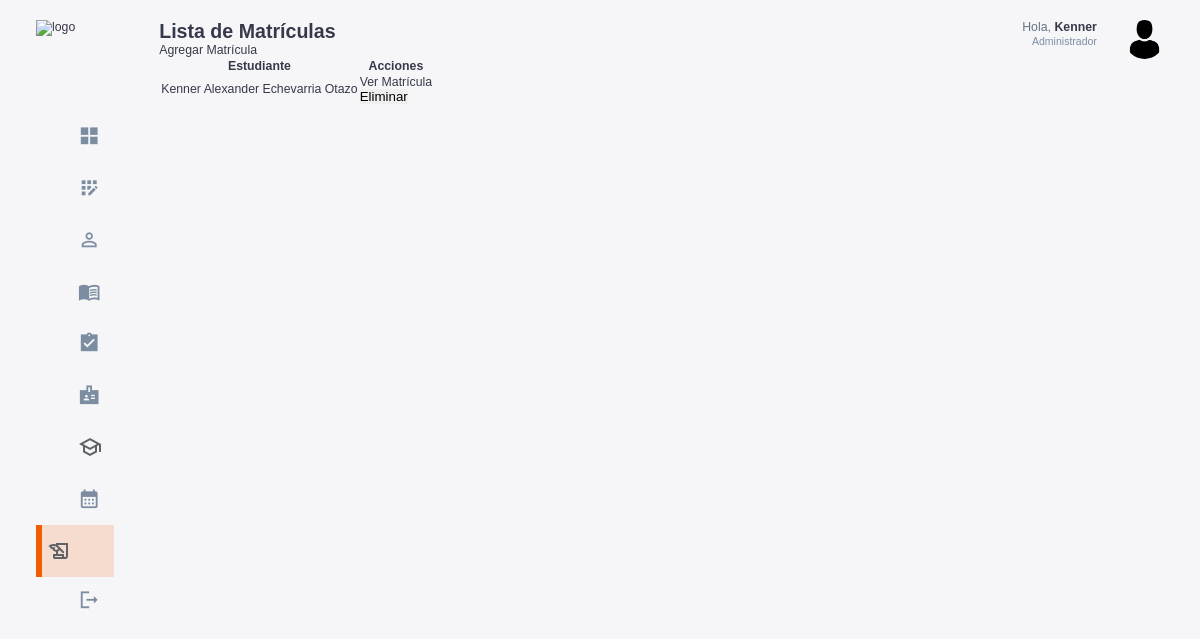
The page /matriculas/matriculas/ (signed in) on the database as committed earlier.
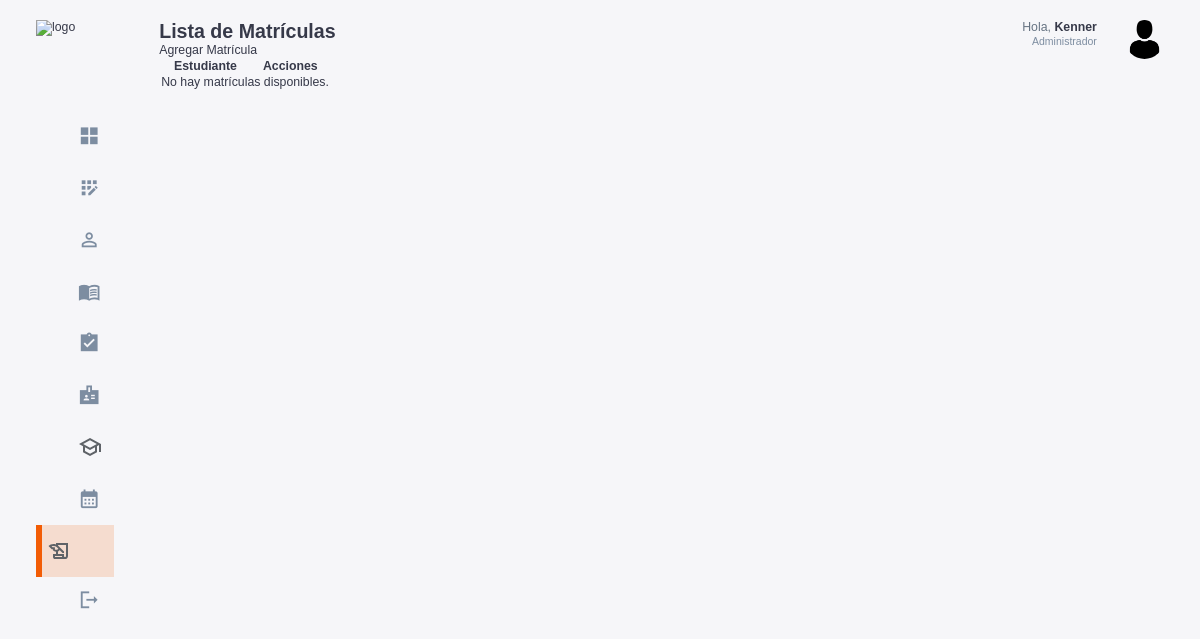
The same page on the database as committed later.
### matriculas/models.py (models this page shows, shortened)
class Matricula(models.Model):
    estudiante = models.ForeignKey(Estudiante, on_delete=models.CASCADE)
    semestre = models.ForeignKey(Semestre, on_delete=models.CASCADE)
    fecha_creacion = models.DateTimeField(default=timezone.now)

### usuarios/decorators.py (the view)
        def _wrapped_view(request, *args, **kwargs):
            if request.user.is_authenticated and (request.user.rol.nombre_rol == role or request.user.rol.is_admin):
                return view_func(request, *args, **kwargs)
            else:
                raise PermissionDenied  # Lanza un error si no tiene el rol correcto

### matriculas/views.py (called while the page is built)
@login_required
@role_required('Administrador')
def listar_matriculas(request):
    matriculas = Matricula.objects.select_related('estudiante').prefetch_related('matriculacurso_set')
    matriculas_info = {}
    for matricula in matriculas:
        estudiante = matricula.estudiante
        info_personal = estudiante.informacionpersonal
        estudiante_nombre = f"{info_personal.nombre} {info_personal.apellido}"
        if estudiante_nombre not in matriculas_info:
            matriculas_info[estudiante_nombre] = []
        matriculas_info[estudiante_nombre].append(matricula)
    context = {
        'matriculas_info': matriculas_info
    }
    return render(request, 'matriculas/listar_matriculas.html', context)

### templates/matriculas/listar_matriculas.html (shortened to what this page needs)
{% extends 'base.html' %}
{% block content %}
<h2>Lista de Matrículas</h2>
<a href="{% url 'crear_matricula' %}">Agregar Matrícula</a>
<table>
    <thead>
        <tr>
            <th>Estudiante</th>
            <th>Acciones</th>
        </tr>
    </thead>
    <tbody>
        {% for estudiante, matriculas in matriculas_info.items %}
            {% for matricula in matriculas %}
            <tr>
                <td>{{ estudiante }}</td>
                <td>
                    <a href="{% url 'ver_matricula' matricula.id %}">Ver Matrícula</a>
                    <form method="POST" action="{% url 'eliminar_matricula' matricula.id %}">
                        <button type="submit" onclick="return confirm('¿Estás seguro de que deseas eliminar esta matrícula?')">Eliminar</button>
                    </form>
                </td>
            </tr>
            {% endfor %}
        {% empty %}
            <tr>
                <td colspan="3">No hay matrículas disponibles.</td>
            </tr>
        {% endfor %}
    </tbody>
</table>
{% endblock %}

Rows that differ between the two databases and show on the page:
removed Matricula: estudiante "Kenner Alexander Echevarria Otazo"
Other text that changed with them:
text now shown: "No hay matrículas disponibles."
